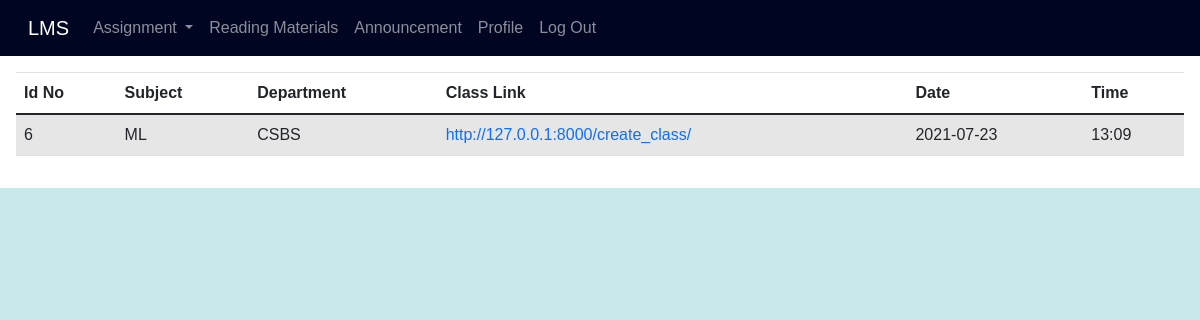
Page /online_class on the earlier database version.
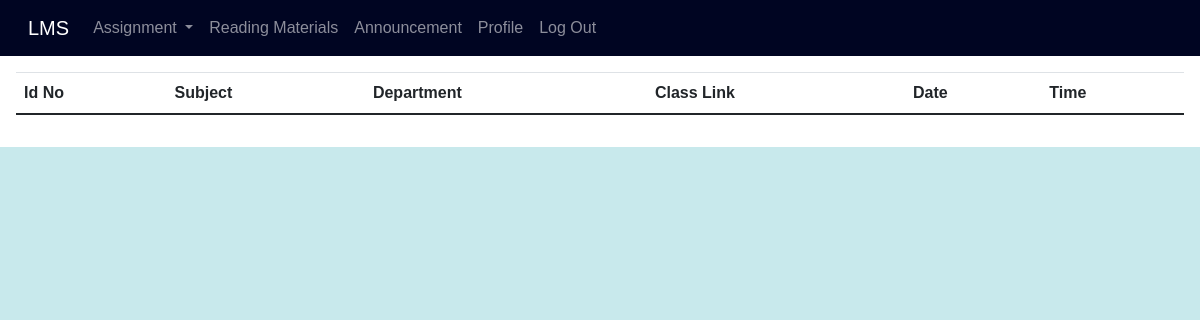
Same page on the later database version.
### lms_app/models.py (models this page shows)
class Classes(models.Model):
    class_id = models.AutoField(primary_key=True)
    admin_id = models.IntegerField(unique=False)
    class_link = models.URLField(max_length=600, unique=False)
    department = models.CharField(max_length=100,unique=False)
    subject = models.CharField(max_length=100,unique=False)
    date=models.CharField(max_length=50,unique=False)
    time = models.CharField(max_length=50,unique=False)

### lms_app/views.py (the view)
# urls.py: path("online_class",views.online,name='online_class'),
def online(requests):
    data = Classes.objects.all().filter(admin_id=1)
    my_dic = {'records': data}
    return render(requests, 'online_class.html', context=my_dic)

### templates/online_class.html (shortened to what this page needs)
{% extends 'header.html' %}
{% block body_block %}
<div class="from_table">
    <table class="table table-striped ">
  <thead>
    <tr>
      <th scope="col">Id No</th>
      <th scope="col">Subject</th>
      <th scope="col">Department</th>
      <th scope="col">Class Link</th>
      <th scope="col">Date</th>
      <th scope="col">Time</th>
    </tr>
  </thead>
  <tbody>
{% if records %}
{%  for stat in records %}
    <tr>
      <td>{{stat.class_id}}</td>
      <td>{{stat.subject}}</td>
      <td>{{stat.department}}</td>
        <td><a href="{{stat.class_link}}" style="text-decoration: none;">{{stat.class_link}}</a></td>
      <td>{{stat.date}}</td>
      <td>{{stat.time}}</td>
    </tr>
{% endfor %}
{%endif %}
  </tbody>
</table>
</div>
</body>
</html>
{% endblock %}

Differences in the rows shown:
removed Classes: class_id "6", subject "ML", department "CSBS", class_link "http://127.0.0.1:8000/create_class/", date "2021-07-23", time "13:09"
